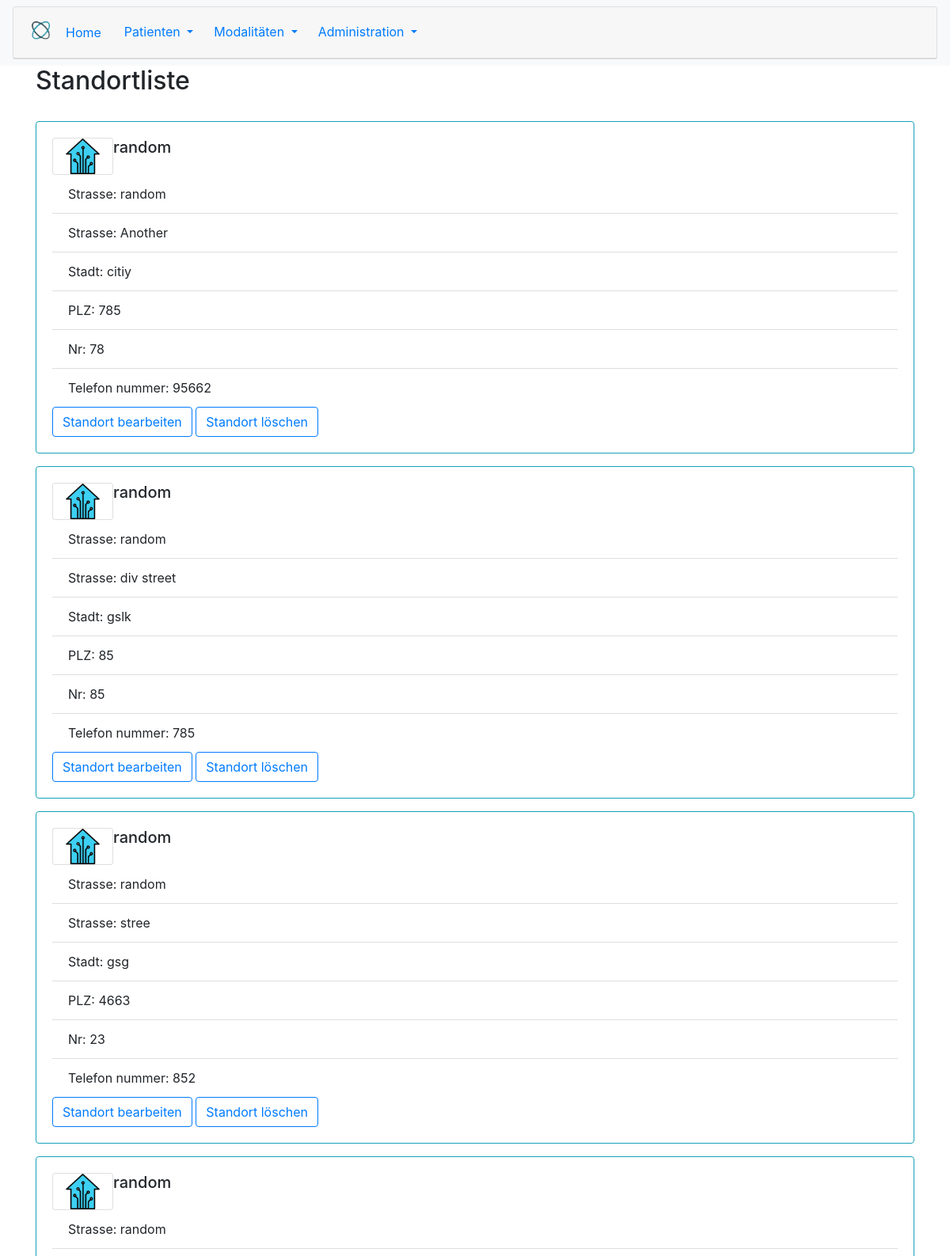
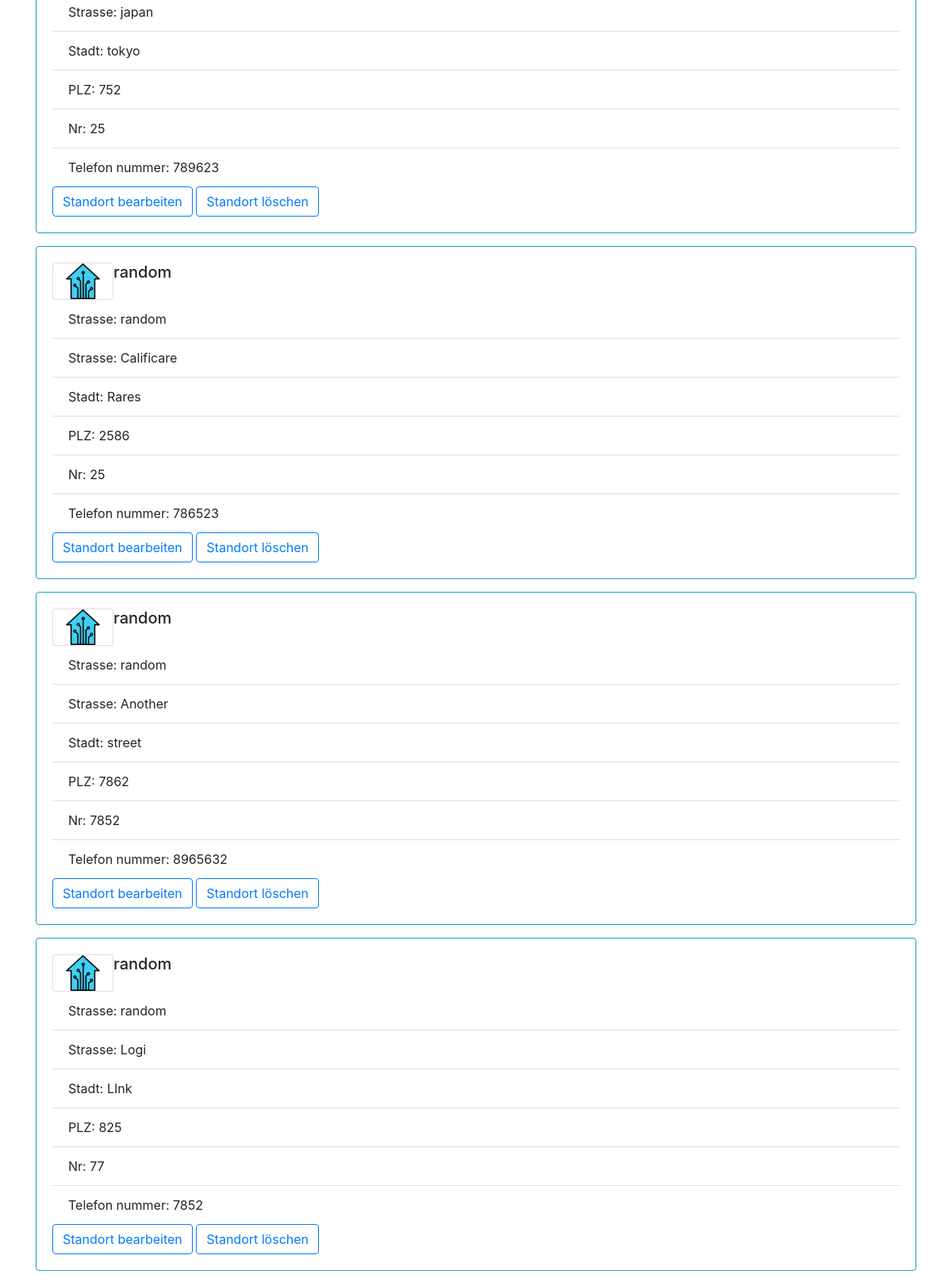
The page /administration/list (upper part) on the database its author committed (2 pictures, top to bottom).
### administration/models.py (models this page shows, shortened)
class AdministrationInformation(models.Model):
    name = models.CharField(max_length=100)
    street = models.CharField(max_length=80)
    city = models.CharField(max_length=40)
    plz = models.CharField(max_length=4)
    number = models.IntegerField()
    telefon_number = models.CharField(max_length=10)

### administration/views.py (the view)
# urls.py: path('administration/list', location_view, name ='administration'),
def location_view(request):
    queryset = AdministrationInformation.objects.all()
    context = {
        'object_list':queryset
    }
    return render(request, 'administration/location_list.html', context)

### templates/administration/location_list.html
{% extends 'base.html' %}
{% block content %}
<h2>Standortliste</h2>
<br>
{% for object in object_list reversed %}
<div class="card border-info mb-3 w-100" >
    <div class="card-body">
    <div class="container">
      <div class="row">
        <div class = "card w-2">
        <div class="col">
          <img src="/static/images/smart-home.png" class="card-img-top" width="55" height="45">
        </div>
      </div>
        <div class="col-15">
          <h5 class="card-title"> {{ object.name}}</h5>
        </div>
      </div>
    </div>
        <ul class="list-group list-group-flush">
          <li class="list-group-item">Strasse: {{ object.name }}</li>
          <li class="list-group-item">Strasse: {{ object.street }}</li>
          <li class="list-group-item">Stadt: {{ object.city }}</li>
          <li class="list-group-item">PLZ: {{ object.plz }}</li>
          <li class="list-group-item">Nr: {{ object.number }}</li>
          <li class="list-group-item">Telefon nummer: {{ object.telefon_number }}</li>
        </ul>
        <a href="{% url 'locationDetail' object.id %}"
         class="btn btn-outline-primary">Standort bearbeiten</a>
         <a href="{% url 'locationDelete' object.id %}"
         class="btn btn-outline-primary">Standort löschen</a>
      </div>
    </div>
{% endfor %}
{% endblock %}

### rows shown on the page
AdministrationInformation: name "random", street "Another", city "citiy", plz "785", number "78", telefon_number "95662"
AdministrationInformation: name "random", street "div street", city "gslk", plz "85", number "85", telefon_number "785"
AdministrationInformation: name "random", street "stree", city "gsg", plz "4663", number "23", telefon_number "852"
AdministrationInformation: name "random", street "japan", city "tokyo", plz "752", number "25", telefon_number "789623"
AdministrationInformation: name "random", street "Calificare", city "Rares", plz "2586", number "25", telefon_number "786523"
AdministrationInformation: name "random", street "Another", city "street", plz "7862", number "7852", telefon_number "8965632"
AdministrationInformation: name "random", street "Logi", city "LInk", plz "825", number "77", telefon_number "7852"
